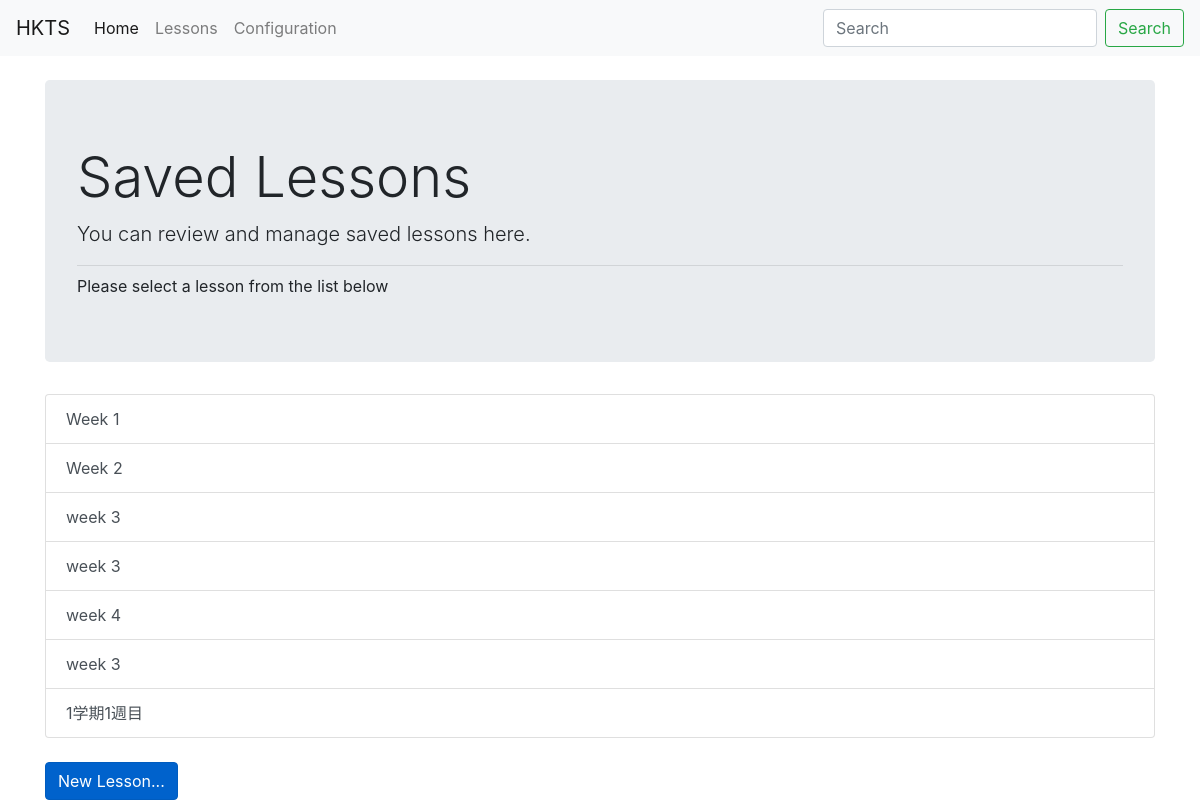
Page /lessons/list on the earlier database version.
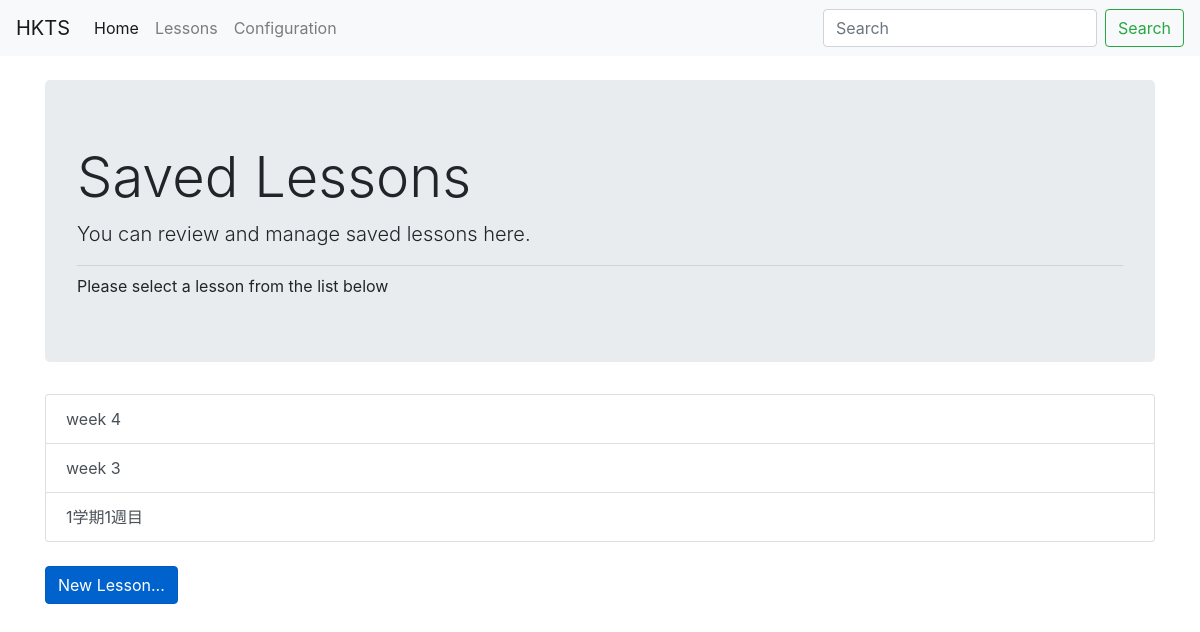
Same page on the later database version.
### hktm/models.py (models this page shows, shortened)
class Lesson(db.Model):
    __tablename__ = 'lesson'
    id = db.Column(db.Integer,primary_key=True)
    name = db.Column(db.Text)
    date = db.Column(db.Text)
    grade = db.Column(db.Integer)
    comments = db.Column(db.Text)
    lesson_materials = db.relationship('LessonMaterial', backref='lesson_material', lazy='dynamic')

### hktm/lessons/views.py (the view)
@lessons_bp.route('/list')
def list():
    lessons = Lesson.query.all()
    return render_template('list_lessons.html',lessons=lessons)

### hktm/lessons/templates/lessons/list_lessons.html
{% extends "chrome.html" %}
{% block content %}
<div class="container-sm">
  <div class="jumbotron">
    <h1 class="display-4">Saved Lessons</h1>
    <p class="lead">You can review and manage saved lessons here.</p>
    <hr class="my-2">
    Please select a lesson from the list below
  </div>
  <div class="list-group" role="tablist">
    {% for lesson in lessons %}
        <a class="list-group-item list-group-item-action" id=list-{{lesson.id}} href="{{ url_for('lessons.edit',id=lesson.id) }}">{{ lesson.name }}</a>
    {% endfor %}
  </div>
  <br>
  <a href="{{url_for('tests.add')}}" class="btn btn-primary btn active" role="button" aria-pressed="true">New Lesson...</a>
</div>
{% endblock %}

### hktm/templates/chrome.html (shortened to what this page needs)
<!DOCTYPE html>
<html lang="en" dir="ltr">
  <head>
    <link rel="stylesheet" href="https://stackpath.bootstrapcdn.com/bootstrap/4.4.1/css/bootstrap.min.css">
    <link rel="stylesheet" href="/static/questions.css"/>
  </head>
  <body>
    <nav class="navbar navbar-expand-lg navbar-light bg-light">
      <a class="navbar-brand" href="{{ url_for('index') }}">HKTS</a>
      <div class="collapse navbar-collapse" id="navbarSupportedContent">
        <ul class="navbar-nav mr-auto">
          <li class="nav-item active">
            <a class="nav-link" href="{{ url_for('index') }}">Home <span class="sr-only">(current)</span></a>
          </li>
          <li class="nav-item">
            <a class="nav-link" href="{{ url_for('lessons.list') }}">Lessons</a>
          </li>
          <li class="nav-item">
            <a class="nav-link" href="#">Configuration</a>
          </li>
        </ul>
        <form class="form-inline my-2 my-lg-0">
          <input class="form-control mr-sm-2" type="search" placeholder="Search" aria-label="Search">
          <button class="btn btn-outline-success my-2 my-sm-0" type="submit">Search</button>
        </form>
      </div>
    </nav>
    <br>
    {% block content %}
    {% endblock %}
  </body>
</html>

Differences in the rows shown:
removed Lesson: name "Week 1"
removed Lesson: name "Week 2"
removed Lesson: name "week 3"
removed Lesson: name "week 3"
